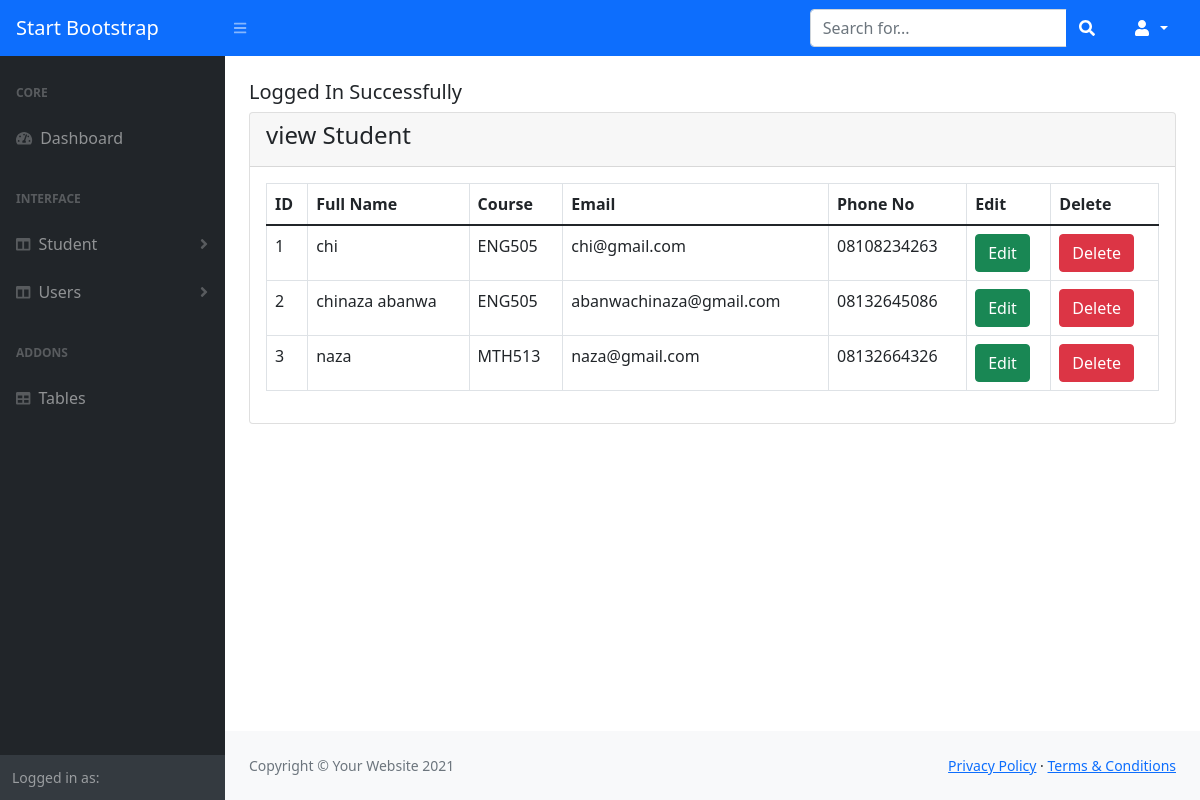
Page /admin/view_student.php (signed in) on the committed database.
### tables this page shows
CREATE TABLE `students` (
  `id` int(11) NOT NULL,
  `fullname` varchar(191) NOT NULL,
  `email` varchar(191) NOT NULL,
  `course` varchar(191) NOT NULL,
  `phone` varchar(20) NOT NULL
);

### config/databaseConnection.php (called while the page is built, shortened)
<?php
class DatabaseConnection {
	public function __construct(){
		$conn = new mysqli(DB_HOST,DB_USER,DB_PASSWORD,DB_DATABASE);
		return $this->conn = $conn;
	}
}
  ?>

### admin/controllers/studentController.php (called while the page is built, shortened)
<?php
class StudentController {
	public function __construct(){
		$db = new DatabaseConnection;
		$this->conn = $db->conn;
	}
	public function index(){
		$studentQuery = "SELECT * FROM students";
		$result = $this->conn->query($studentQuery);
		if ($result->num_rows > 0){
			return $result;
		} else {
			return false;
		}
	}
}
?>

### admin/view_student.php (the view, shortened to what this page needs)
<?php
include_once("controllers/studentController.php");
include("includes/header.php");
?>
<div class="container-fluid px-4">
    <div class="row mt-4">
    	<div class="col-md-12">
    		<?php include("../message.php"); ?>
    		<div class="card">
    			<div class="card-header">
    				<h4>view Student</h4>
    			</div>
    			<div class="card-body">
    				<div class="table-responsive">
    					<table class="table table-bordered">
    						<thead>
    							<tr>
    								<th>ID</th>
    								<th>Full Name</th>
    								<th>Course</th>
    								<th>Email</th>
    								<th>Phone No</th>
    								<th>Edit</th>
    								<th>Delete</th>
    							</tr>
    						</thead>
    						<tbody>
    							<?php
    								$student = new StudentController;
    								$result = $student->index();
    								if ($result){
    									foreach($result as $row){
    										?>
    										<tr>
			    								<td><?= $row["id"]; ?></td>
			    								<td><?= $row["fullname"]; ?></td>
			    								<td><?= $row["course"]; ?></td>
			    								<td><?= $row["email"]; ?></td>
			    								<td><?= $row["phone"]; ?></td>
			    								<td>
			    									<a href="edit_student.php?id=<?= $row["id"]; ?>" class="btn btn-success">Edit</a>
			    								</td>
			    								<td>
			    									<form action="code/student_code.php" method="POST">
			    										<button type="submit" name="delete_student" value="<?= $row["id"]; ?>" class="btn btn-danger">Delete</button>
			    									</form>
			    								</td>
			    							</tr>
    										<?php
    									}
    								} else {
    									echo "No Record Found";
    								}
    							?>
    						</tbody>
    					</table>
    				</div>
    			</div>
    		</div>
    	</div>
    </div>
    </div>
<?php
include("includes/footer.php");
include("includes/scripts.php");
?>

### admin/includes/header.php (shortened to what this page needs)
<!DOCTYPE html>
<html lang="en">
    <head>
        <link href="css/table.css"  rel="stylesheet" />
        <link type="text/css" href="css/all.min.css" ref="stylesheet"/>
        <link type="text/css" href="css/fontawesome.min.css" ref="stylesheet"/>
        <link href="css/styles.css" rel="stylesheet"/>
        <link href="css/dataTables.min.css" rel="stylesheet" />
        <link href="css/dataTables.bootstrap5.min.css" rel="stylesheet" />
        <link href="https://cdn.jsdelivr.net/npm/summernote@0.8.18/dist/summernote.min.css" rel="stylesheet">
        <link href="https://cdn.jsdelivr.net/npm/summernote@0.8.18/dist/summernote-lite.min.css" rel="stylesheet">
    </head>
    <body class="sb-nav-fixed">
     <?php include("includes/navbar-top.php");  ?>
     <div id="layoutSidenav">
     <?php include("includes/sidebar.php");  ?>
     <div id="layoutSidenav_content">
        <main>

### admin/includes/navbar-top.php (shortened to what this page needs)
<nav class="sb-topnav navbar navbar-expand navbar-dark bg-primary">
    <a class="navbar-brand ps-3" href="index.php">Start Bootstrap</a>
    <button class="btn btn-link btn-sm order-1 order-lg-0 me-4 me-lg-0" id="sidebarToggle" href="#!"><i class="fas fa-bars"></i></button>
    <form class="d-none d-md-inline-block form-inline ms-auto me-0 me-md-3 my-2 my-md-0">
        <div class="input-group">
            <input class="form-control" type="text" placeholder="Search for..." aria-label="Search for..." aria-describedby="btnNavbarSearch" />
            <button class="btn btn-primary" id="btnNavbarSearch" type="button"><i class="fas fa-search"></i></button>
        </div>
    </form>
    <ul class="navbar-nav ms-auto ms-md-0 me-3 me-lg-4">
        <li class="nav-item dropdown">
            <a class="nav-link dropdown-toggle text-white" id="navbarDropdown" href="#" role="button" data-bs-toggle="dropdown" aria-expanded="false">
                <i class="fas fa-user fa-fw"></i>
            </a>
        </li>
    </ul>
</nav>

### admin/includes/sidebar.php (shortened to what this page needs)
<div id="layoutSidenav_nav">
    <nav class="sb-sidenav accordion sb-sidenav-dark" id="sidenavAccordion">
        <div class="sb-sidenav-menu">
            <div class="nav">
                <div class="sb-sidenav-menu-heading">Core</div>
                <a class="nav-link" href="index.php">
                    <div class="sb-nav-link-icon"><i class="fas fa-tachometer-alt"></i></div>
                    Dashboard
                </a>
                <div class="sb-sidenav-menu-heading">Interface</div>
                <a class="nav-link collapsed" href="#" data-bs-toggle="collapse" data-bs-target="#collapseLayouts" aria-expanded="false" aria-controls="collapseLayouts">
                    <div class="sb-nav-link-icon"><i class="fas fa-columns"></i></div>
                    Student
                    <div class="sb-sidenav-collapse-arrow"><i class="fas fa-angle-down"></i></div>
                </a>
                <a class="nav-link collapsed" href="#" data-bs-toggle="collapse" data-bs-target="#collapsePosts" aria-expanded="false" aria-controls="collapsePosts">
                    <div class="sb-nav-link-icon"><i class="fas fa-columns"></i></div>
                    Users
                    <div class="sb-sidenav-collapse-arrow"><i class="fas fa-angle-down"></i></div>
                </a>
                <div class="sb-sidenav-menu-heading">Addons</div>
                <a class="nav-link" href="tables.html">
                    <div class="sb-nav-link-icon"><i class="fas fa-table"></i></div>
                    Tables
                </a>
            </div>
        </div>
        <div class="sb-sidenav-footer">
            <div class="small">Logged in as:</div>
        </div>
    </nav>
</div>

### message.php (shortened to what this page needs)
<?php
if (isset($_SESSION["message"])){
	echo "<h5>".$_SESSION["message"]."</h5>";
}
?>

### admin/includes/footer.php
</main>
    <footer class="py-4 bg-light mt-auto">
        <div class="container-fluid px-4">
            <div class="d-flex align-items-center justify-content-between small">
                <div class="text-muted">Copyright &copy; Your Website 2021</div>
                <div>
                    <a href="#">Privacy Policy</a>
                    &middot;
                    <a href="#">Terms &amp; Conditions</a>
                </div>
            </div>
        </div>
    </footer>
    </div>
</div>

### admin/includes/scripts.php (shortened to what this page needs)
</body>
</html>

### rows in the picture
students: id "1", fullname "chi", course "ENG505", email "chi@gmail.com", phone "08108234263"
students: id "2", fullname "chinaza abanwa", course "ENG505", email "abanwachinaza@gmail.com", phone "08132645086"
students: id "3", fullname "naza", course "MTH513", email "naza@gmail.com", phone "08132664326"

### other values in the picture
$_SESSION["message"] "Logged In Successfully"
